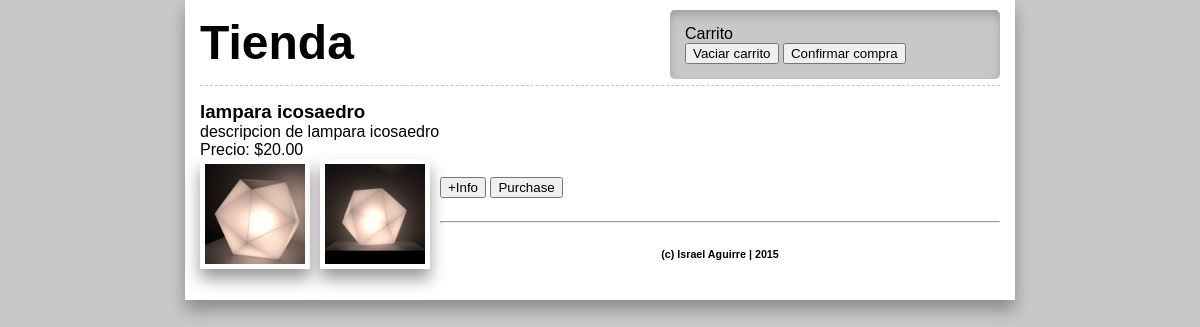
The page /producto.php?id=1 on the database its author committed.
### tables this page shows
CREATE TABLE IF NOT EXISTS `productos` (
`id` int(100) NOT NULL,
  `nombre` varchar(255) DEFAULT NULL,
  `descripcion` varchar(255) DEFAULT NULL,
  `precio` decimal(30,2) DEFAULT NULL,
  `peso` int(255) DEFAULT NULL,
  `longitud` int(255) DEFAULT NULL,
  `anchura` int(255) DEFAULT NULL,
  `altura` int(255) DEFAULT NULL,
  `existencias` int(255) DEFAULT NULL,
  `activado` tinyint(1) DEFAULT NULL
);

CREATE TABLE IF NOT EXISTS `imagenesproductos` (
`id` int(100) NOT NULL,
  `id_producto` int(100) DEFAULT NULL,
  `imagen` varchar(255) DEFAULT NULL,
  `titulo` varchar(255) DEFAULT NULL,
  `descripcion` varchar(255) DEFAULT NULL
);

### producto.php (the view, shortened to what this page needs)
<?php include 'php/cabecera.inc'; ?>
<?php include 'php/config.inc';?>
<?php
  	$conn = mysqli_connect($servidor,$usuario,$contrasena,$baseDatos);
	$consulta = "SELECT * FROM productos WHERE id=".$_GET['id'];
	$resultado = mysqli_query($conn,$consulta);
	while($item = mysqli_fetch_array($resultado)){
		echo "<article>";
		echo "<a href='producto.php?id=".$item['id']."'><h3>".$item['nombre']."</h3></a>";
		echo "<p>".$item['descripcion']."</p>";
		echo "<p>Precio: $".$item['precio']."</p>";
			$consulta2 = "SELECT * FROM imagenesproductos WHERE id_producto=".$item['id'];
			$resultado2 = mysqli_query($conn,$consulta2);
			while ($image = mysqli_fetch_array($resultado2)) {
				echo "<img src='photo/".$image['imagen']."'> ";
			}
		echo "<br><a href='producto.php?id=".$item['id']."'><button>+Info</button></a> ";
		echo "<button>Purchase</button>";
		echo "</article><hr>";
	}
?>
<?php include 'php/piedepagina.inc'; ?>

### css/styles.css (style rules this page uses)
body { font-family: arial; background: rgb(200,200,200); margin: 0px; padding: 0px; }
h1, h2, header, a { width: 50% }
h1,h2,h3, p { margin: 0px;padding: 0px; }
article a { color: black;text-decoration: none; }
article { border-top: 1px dashed rgb(200,200,200);padding-top: 15px;padding-bottom: 15px; }
article img { margin-right: 10px;border: 5px solid white;float: left;box-shadow: 0px 10px 15px rgba(0,0,0,0.4); }
article { clear:both; }
img { width: 100px; height: 100px; }

### rows shown on the page
productos: nombre "lampara icosaedro", descripcion "descripcion de lampara icosaedro", precio "20.00"
imagenesproductos: imagen (picture)
imagenesproductos: imagen (picture)
